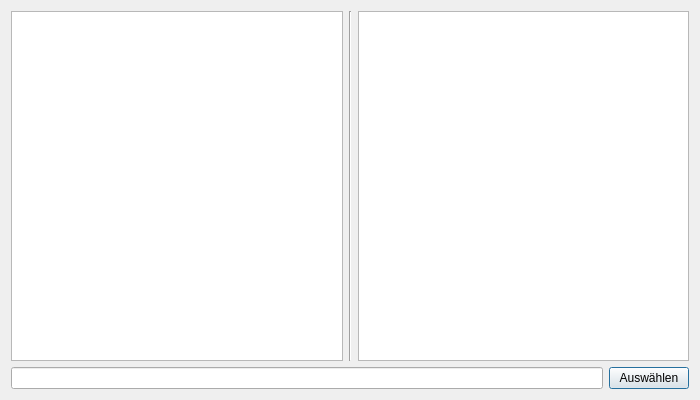
<?xml version="1.0" encoding="UTF-8"?>
<ui version="4.0">
 <class>FileSystemDialog</class>
 <widget class="QDialog" name="FileSystemDialog">
  <property name="geometry">
   <rect>
    <x>0</x>
    <y>0</y>
    <width>700</width>
    <height>400</height>
   </rect>
  </property>
  <property name="minimumSize">
   <size>
    <width>700</width>
    <height>400</height>
   </size>
  </property>
  <property name="windowTitle">
   <string>Dateisystem</string>
  </property>
  <layout class="QGridLayout" name="gridLayout">
   <item row="0" column="0">
    <layout class="QVBoxLayout" name="verticalLayout">
     <item>
      <layout class="QHBoxLayout" name="horizontalLayout">
       <item>
        <widget class="QTreeView" name="treeView"/>
       </item>
       <item>
        <widget class="Line" name="line">
         <property name="orientation">
          <enum>Qt::Vertical</enum>
         </property>
        </widget>
       </item>
       <item>
        <widget class="QListView" name="listView"/>
       </item>
      </layout>
     </item>
     <item>
      <layout class="QHBoxLayout" name="horizontalLayout_2">
       <item>
        <widget class="QLineEdit" name="lineEdit">
         <property name="enabled">
          <bool>true</bool>
         </property>
        </widget>
       </item>
       <item>
        <widget class="QPushButton" name="pushButton">
         <property name="text">
          <string>Auswählen</string>
         </property>
        </widget>
       </item>
      </layout>
     </item>
    </layout>
   </item>
  </layout>
 </widget>
 <resources/>
 <connections/>
</ui>
